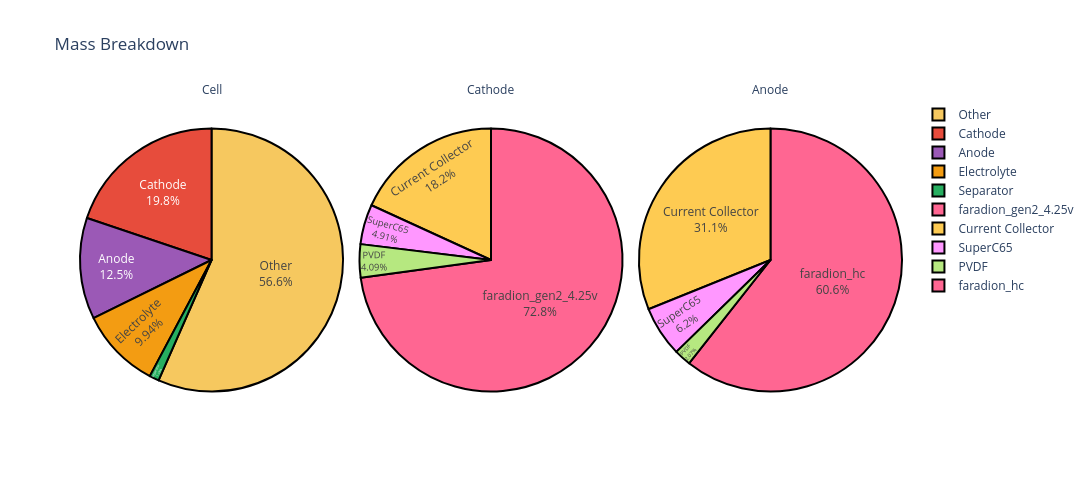

Notebook code for this chart:
### Code cell
figure = cell.get_mass_breakdown_plot(width=1200, height=500)
figure.show()

### Figure 1 — Plotly figure (JSON) as saved in the notebook; plotly's stock layout.template omitted (floating-point values rounded to 4 significant figures)
{"data": [{"customdata": [["Electrolyte"], ["Other"], ["Cathode"], ["Anode"], ["Separator"]], "domain": {"x": [0, 0.32], "y": [0, 1]}, "hovertemplate": "level=Cell<br>component=%{customdata[0]}<br>mass=%{value}<extra></extra>", "labels": ["Electrolyte", "Other", "Cathode", "Anode", "Separator"], "legendgroup": "", "marker": {"colors": ["#F39C12", "#F6C85F", "#E74C3C", "#9B59B6", "#27AE60"], "line": {"color": "#000000", "width": 2}}, "name": "", "showlegend": true, "textinfo": "percent+label", "textposition": "inside", "type": "pie", "values": [22.96, 130.8, 45.83, 28.79, 2.72]}, {"customdata": [["faradion_gen2_4.25v"], ["PVDF"], ["SuperC65"], ["Current Collector"]], "domain": {"x": [0.34, 0.66], "y": [0, 1]}, "hovertemplate": "level=Cathode<br>component=%{customdata[0]}<br>mass=%{value}<extra></extra>", "labels": ["faradion_gen2_4.25v", "PVDF", "SuperC65", "Current Collector"], "legendgroup": "", "marker": {"colors": ["#FF6692", "#B6E880", "#FF97FF", "#FECB52"], "line": {"color": "#000000", "width": 2}}, "name": "", "showlegend": true, "textinfo": "percent+label", "textposition": "inside", "type": "pie", "values": [33.36, 1.874, 2.249, 8.32]}, {"customdata": [["faradion_hc"], ["PVDF"], ["SuperC65"], ["Current Collector"]], "domain": {"x": [0.68, 1.0], "y": [0, 1]}, "hovertemplate": "level=Anode<br>component=%{customdata[0]}<br>mass=%{value}<extra></extra>", "labels": ["faradion_hc", "PVDF", "SuperC65", "Current Collector"], "legendgroup": "", "marker": {"colors": ["#FF6692", "#B6E880", "#FF97FF", "#FECB52"], "line": {"color": "#000000", "width": 2}}, "name": "", "showlegend": true, "textinfo": "percent+label", "textposition": "inside", "type": "pie", "values": [17.46, 0.595, 1.786, 8.96]}], "layout": {"annotations": [{"font": {}, "showarrow": false, "text": "Cell", "x": 0.16, "xanchor": "center", "xref": "paper", "y": 1, "yanchor": "bottom", "yref": "paper"}, {"font": {}, "showarrow": false, "text": "Cathode", "x": 0.5, "xanchor": "center", "xref": "paper", "y": 1, "yanchor": "bottom", "yref": "paper"}, {"font": {}, "showarrow": false, "text": "Anode", "x": 0.84, "xanchor": "center", "xref": "paper", "y": 1, "yanchor": "bottom", "yref": "paper"}], "height": 500, "legend": {"tracegroupgap": 0}, "title": {"text": "Mass Breakdown"}, "width": 1200}}
